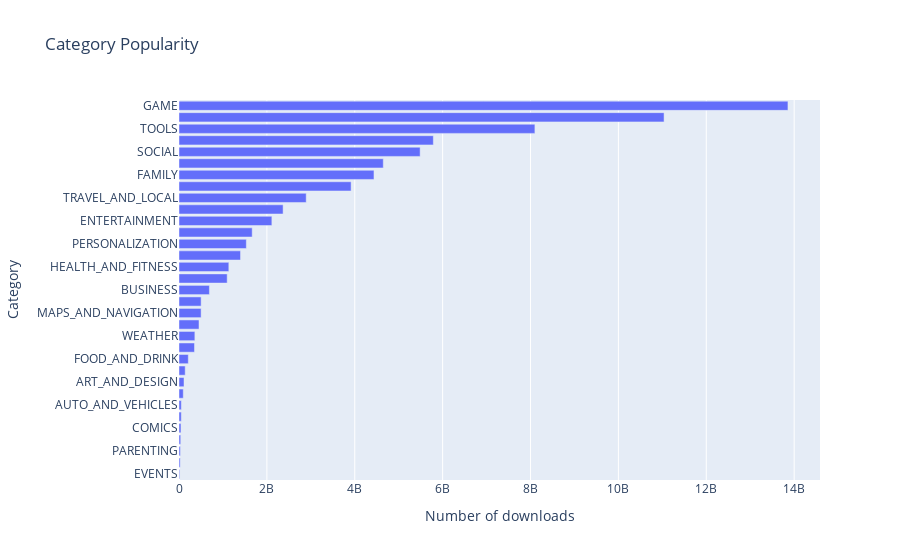

The code cell stored with this chart in its notebook:
### Code cell
h_bar = px.bar(x=category_installs['Installs'], y=category_installs.index, orientation='h', title='Category Popularity')
h_bar.update_layout(xaxis_title = 'Number of downloads', yaxis_title = 'Category')
h_bar.show()

### Figure 1 — Plotly figure (JSON) as saved in the notebook; plotly's stock layout.template omitted (floating-point values rounded to 4 significant figures)
{"data": [{"alignmentgroup": "True", "hovertemplate": "x=%{x}<br>y=%{y}<extra></extra>", "legendgroup": "", "marker": {"color": "#636efa", "pattern": {"shape": ""}}, "name": "", "offsetgroup": "", "orientation": "h", "showlegend": false, "textposition": "auto", "type": "bar", "x": [15949410, 26916200, 31116110, 39162676, 44931100, 52083000, 53129800, 97082000, 114233100, 140912410, 211677750, 352852000, 361096500, 455249400, 503267560, 503611120, 692018120, 1096431465, 1134006220, 1400331540, 1532341930, 1665791655, 2113660000, 2369110650, 2894859300, 3916897200, 4437554490, 4649143130, 5487841475, 5788070180, 8099724500, 11039241530, 13858762717], "xaxis": "x", "y": ["EVENTS", "BEAUTY", "PARENTING", "MEDICAL", "COMICS", "LIBRARIES_AND_DEMO", "AUTO_AND_VEHICLES", "HOUSE_AND_HOME", "ART_AND_DESIGN", "DATING", "FOOD_AND_DRINK", "EDUCATION", "WEATHER", "FINANCE", "MAPS_AND_NAVIGATION", "LIFESTYLE", "BUSINESS", "SPORTS", "HEALTH_AND_FITNESS", "SHOPPING", "PERSONALIZATION", "BOOKS_AND_REFERENCE", "ENTERTAINMENT", "NEWS_AND_MAGAZINES", "TRAVEL_AND_LOCAL", "VIDEO_PLAYERS", "FAMILY", "PHOTOGRAPHY", "SOCIAL", "PRODUCTIVITY", "TOOLS", "COMMUNICATION", "GAME"], "yaxis": "y"}], "layout": {"barmode": "relative", "legend": {"tracegroupgap": 0}, "title": {"text": "Category Popularity"}, "xaxis": {"anchor": "y", "domain": [0, 1], "title": {"text": "Number of downloads"}}, "yaxis": {"anchor": "x", "domain": [0, 1], "title": {"text": "Category"}}}}
